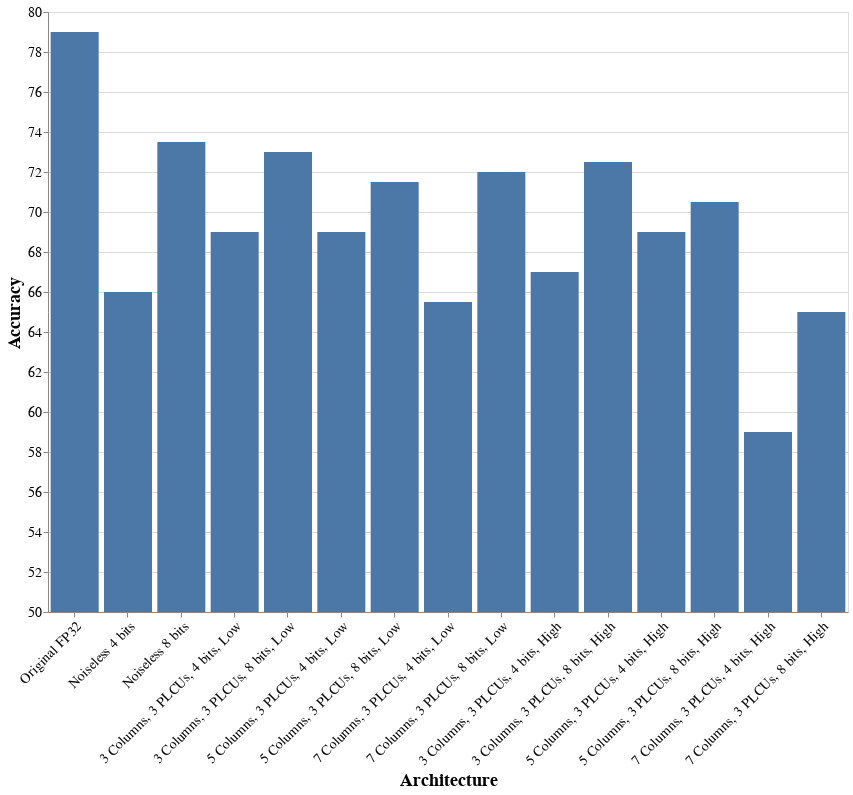
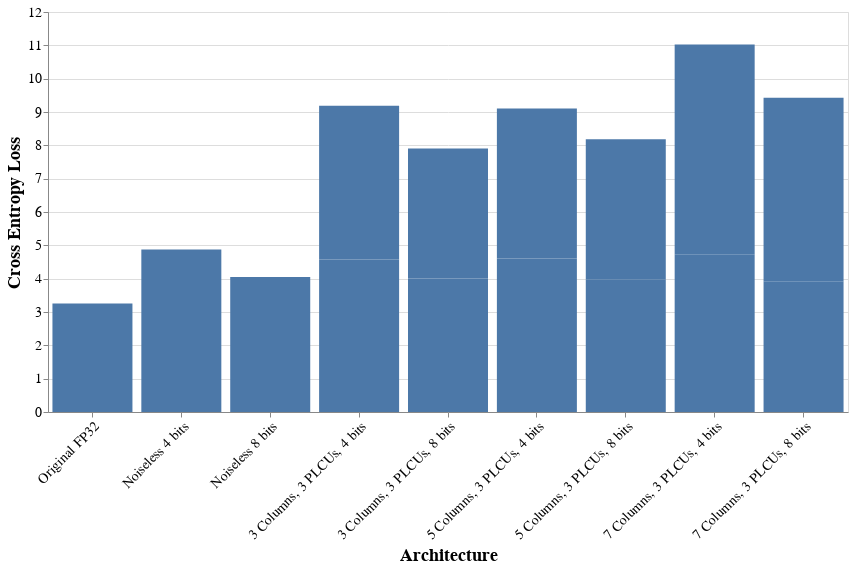

Notebook code cell kept with these figures, in order:
### Code cell
# Make the following plots:
# 1. Energy vs Architecture
# 2. Efficiency vs Architecture
# 3. Density vs Architecture
# 4. Accuracy vs Architecture (include with sensitivity)
# 5. Cross Entropy Loss vs Architecture (include with sensitivity)

bar_width = 0.5
tick_font_size = 14
title_font_size = 18
legend_font_size = 14
legend_title_font_size = 16


def plot_total_energies(total_energies):
    # Plot energy vs architecture
    chart = alt.Chart(total_energies).mark_bar(width={'band' : bar_width}).encode(
        x=alt.X("architecture:N", title="Architecture",),
        y=alt.Y("energy:Q", title="Energy (pJ/MAC)",),
        color=alt.Color("name:N", title="Component"),
        tooltip=["name:N", "energy:Q"]
    ).properties(
        width=500,
        height=300,
    ).configure_legend(
        labelFontSize=legend_font_size,
        titleFontSize=legend_title_font_size,
    ).configure_axis(
        labelFontSize=tick_font_size,
        titleFontSize=title_font_size,
    ).configure_axisX(
        labelAngle=-45,
    )
    chart.save("FinalResults/total_energies.png")
    return chart

def plot_efficiencies(efficiencies):
    # Plot efficiency vs architecture
    chart = alt.Chart(efficiencies).mark_bar().encode(
        x=alt.X("architecture:N", title="Architecture"),
        y=alt.Y("efficiency:Q", title="Efficiency (TOPS/Watt)"),
        tooltip=["architecture:N", "efficiency:Q"]
    ).properties(
        width=500,
        height=300,
    ).configure_legend(
        labelFontSize=legend_font_size,
        titleFontSize=legend_title_font_size,
    ).configure_axis(
        labelFontSize=tick_font_size,
        titleFontSize=title_font_size,
    ).configure_axisX(
        labelAngle=-45,
    )
    chart.save("FinalResults/energie_efficiencies.png")
    return chart


def plot_densities(densities):
    # Plot density vs architecture
    chart = alt.Chart(densities).mark_bar().encode(
        x=alt.X("architecture:N", title="Architecture"),
        y=alt.Y("density:Q", title="Density (TOPS/mm^2)"),
        tooltip=["architecture:N", "density:Q"]
    ).properties(
        width=500,
        height=300,
    ).configure_legend(
        labelFontSize=legend_font_size,
        titleFontSize=legend_title_font_size,
    ).configure_axis(
        labelFontSize=tick_font_size,
        titleFontSize=title_font_size,
    ).configure_axisX(
        labelAngle=-45,
    )
    chart.save("FinalResults/compute_densities.png")
    return chart


def plot_accuracies(inference_results, with_sensitivity=True):
    # Plot accuracy vs architecture
    chart = alt.Chart(inference_results).mark_bar(clip=True).encode(
        x=alt.X(
            "full_architecture:N", title="Architecture",
            sort=alt.SortField(field="ordering", order="ascending"),
        ),
        y=alt.Y("accuracy:Q", title="Accuracy", scale=alt.Scale(domain=[50, 80])),
        # color=alt.Color("architecture_type:N", title="Architecture Type"),
        # tooltip=["full_architecture:N", "accuracy:Q"]
    ).properties(
        width=800,
        height=600,
    ).configure_legend(
        labelFontSize=legend_font_size,
        titleFontSize=legend_title_font_size,
    ).configure_axis(
        labelFontSize=tick_font_size,
        titleFontSize=title_font_size,
        labelLimit=0,
    ).configure_axisX(
        labelAngle=-45,
    )
    chart.save("FinalResults/accuracies.png")
    return chart


def plot_cross_entropy_losses(inference_results):
    # Plot cross entropy loss vs architecture
    chart = alt.Chart(inference_results).mark_bar().encode(
        x=alt.X("architecture:N", title="Architecture", sort=alt.SortField(field="ordering", order="ascending")),
        y=alt.Y("cross_entropy_loss:Q", title="Cross Entropy Loss"),
        tooltip=["full_architecture:N", "cross_entropy_loss:Q"]
    ).properties(
        width=800,
        height=400,
    ).configure_legend(
        labelFontSize=legend_font_size,
        titleFontSize=legend_title_font_size,
    ).configure_axis(
        labelFontSize=tick_font_size,
        titleFontSize=title_font_size,
        labelLimit=0,
    ).configure_axisX(
        labelAngle=-45,
    )
    chart.save("FinalResults/cross_entropy_losses.png")
    return chart


# plot_total_energies(total_energies).display()
# plot_efficiencies(efficiencies).display()
# plot_densities(densities).display()
plot_accuracies(inference_results).display()
plot_cross_entropy_losses(inference_results).display()

### Figure 1 — Vega-Lite specification as saved in the notebook (floating-point values rounded to 4 significant figures)
{"config": {"view": {"continuousWidth": 300, "continuousHeight": 300}, "axis": {"labelFontSize": 14, "labelLimit": 0, "titleFontSize": 18}, "axisX": {"labelAngle": -45}, "legend": {"labelFontSize": 14, "titleFontSize": 16}}, "data": {"name": "data-a0771e0418e5c3362c0f5e6e3fa24dbe"}, "mark": {"type": "bar", "clip": true}, "encoding": {"x": {"field": "full_architecture", "sort": {"field": "ordering", "order": "ascending"}, "title": "Architecture", "type": "nominal"}, "y": {"field": "accuracy", "scale": {"domain": [50, 80]}, "title": "Accuracy", "type": "quantitative"}}, "height": 600, "width": 800, "$schema": "https://vega.github.io/schema/vega-lite/v5.20.1.json", "datasets": {"data-a0771e0418e5c3362c0f5e6e3fa24dbe": [{"architecture": "Original FP32", "full_architecture": "Original FP32", "accuracy": 79.0, "cross_entropy_loss": 3.257, "ordering": 0, "architecture_type": "Noiseless"}, {"architecture": "Noiseless 4 bits", "full_architecture": "Noiseless 4 bits", "accuracy": 66.0, "cross_entropy_loss": 4.877, "ordering": 1, "architecture_type": "Noiseless"}, {"architecture": "Noiseless 8 bits", "full_architecture": "Noiseless 8 bits", "accuracy": 73.5, "cross_entropy_loss": 4.052, "ordering": 2, "architecture_type": "Noiseless"}, {"architecture": "3 Columns, 3 PLCUs, 4 bits", "full_architecture": "3 Columns, 3 PLCUs, 4 bits, Low", "accuracy": 69.0, "cross_entropy_loss": 4.578, "ordering": 3, "architecture_type": "Low Sensitivity"}, {"architecture": "3 Columns, 3 PLCUs, 8 bits", "full_architecture": "3 Columns, 3 PLCUs, 8 bits, Low", "accuracy": 73.0, "cross_entropy_loss": 4.003, "ordering": 4, "architecture_type": "Low Sensitivity"}, {"architecture": "5 Columns, 3 PLCUs, 4 bits", "full_architecture": "5 Columns, 3 PLCUs, 4 bits, Low", "accuracy": 69.0, "cross_entropy_loss": 4.608, "ordering": 5, "architecture_type": "Low Sensitivity"}, {"architecture": "5 Columns, 3 PLCUs, 8 bits", "full_architecture": "5 Columns, 3 PLCUs, 8 bits, Low", "accuracy": 71.5, "cross_entropy_loss": 3.967, "ordering": 6, "architecture_type": "Low Sensitivity"}, {"architecture": "7 Columns, 3 PLCUs, 4 bits", "full_architecture": "7 Columns, 3 PLCUs, 4 bits, Low", "accuracy": 65.5, "cross_entropy_loss": 4.729, "ordering": 7, "architecture_type": "Low Sensitivity"}, {"architecture": "7 Columns, 3 PLCUs, 8 bits", "full_architecture": "7 Columns, 3 PLCUs, 8 bits, Low", "accuracy": 72.0, "cross_entropy_loss": 3.925, "ordering": 8, "architecture_type": "Low Sensitivity"}, {"architecture": "3 Columns, 3 PLCUs, 4 bits", "full_architecture": "3 Columns, 3 PLCUs, 4 bits, High", "accuracy": 67.0, "cross_entropy_loss": 4.608, "ordering": 9, "architecture_type": "High Sensitivity"}, {"architecture": "3 Columns, 3 PLCUs, 8 bits", "full_architecture": "3 Columns, 3 PLCUs, 8 bits, High", "accuracy": 72.5, "cross_entropy_loss": 3.906, "ordering": 10, "architecture_type": "High Sensitivity"}, {"architecture": "5 Columns, 3 PLCUs, 4 bits", "full_architecture": "5 Columns, 3 PLCUs, 4 bits, High", "accuracy": 69.0, "cross_entropy_loss": 4.494, "ordering": 11, "architecture_type": "High Sensitivity"}, {"architecture": "5 Columns, 3 PLCUs, 8 bits", "full_architecture": "5 Columns, 3 PLCUs, 8 bits, High", "accuracy": 70.5, "cross_entropy_loss": 4.219, "ordering": 12, "architecture_type": "High Sensitivity"}, {"architecture": "7 Columns, 3 PLCUs, 4 bits", "full_architecture": "7 Columns, 3 PLCUs, 4 bits, High", "accuracy": 59.0, "cross_entropy_loss": 6.299, "ordering": 13, "architecture_type": "High Sensitivity"}, {"architecture": "7 Columns, 3 PLCUs, 8 bits", "full_architecture": "7 Columns, 3 PLCUs, 8 bits, High", "accuracy": 65.0, "cross_entropy_loss": 5.506, "ordering": 14, "architecture_type": "High Sensitivity"}]}}

### Figure 2 — Vega-Lite specification as saved in the notebook (floating-point values rounded to 4 significant figures)
{"config": {"view": {"continuousWidth": 300, "continuousHeight": 300}, "axis": {"labelFontSize": 14, "labelLimit": 0, "titleFontSize": 18}, "axisX": {"labelAngle": -45}, "legend": {"labelFontSize": 14, "titleFontSize": 16}}, "data": {"name": "data-a0771e0418e5c3362c0f5e6e3fa24dbe"}, "mark": {"type": "bar"}, "encoding": {"tooltip": [{"field": "full_architecture", "type": "nominal"}, {"field": "cross_entropy_loss", "type": "quantitative"}], "x": {"field": "architecture", "sort": {"field": "ordering", "order": "ascending"}, "title": "Architecture", "type": "nominal"}, "y": {"field": "cross_entropy_loss", "title": "Cross Entropy Loss", "type": "quantitative"}}, "height": 400, "width": 800, "$schema": "https://vega.github.io/schema/vega-lite/v5.20.1.json", "datasets": {"data-a0771e0418e5c3362c0f5e6e3fa24dbe": [{"architecture": "Original FP32", "full_architecture": "Original FP32", "accuracy": 79.0, "cross_entropy_loss": 3.257, "ordering": 0, "architecture_type": "Noiseless"}, {"architecture": "Noiseless 4 bits", "full_architecture": "Noiseless 4 bits", "accuracy": 66.0, "cross_entropy_loss": 4.877, "ordering": 1, "architecture_type": "Noiseless"}, {"architecture": "Noiseless 8 bits", "full_architecture": "Noiseless 8 bits", "accuracy": 73.5, "cross_entropy_loss": 4.052, "ordering": 2, "architecture_type": "Noiseless"}, {"architecture": "3 Columns, 3 PLCUs, 4 bits", "full_architecture": "3 Columns, 3 PLCUs, 4 bits, Low", "accuracy": 69.0, "cross_entropy_loss": 4.578, "ordering": 3, "architecture_type": "Low Sensitivity"}, {"architecture": "3 Columns, 3 PLCUs, 8 bits", "full_architecture": "3 Columns, 3 PLCUs, 8 bits, Low", "accuracy": 73.0, "cross_entropy_loss": 4.003, "ordering": 4, "architecture_type": "Low Sensitivity"}, {"architecture": "5 Columns, 3 PLCUs, 4 bits", "full_architecture": "5 Columns, 3 PLCUs, 4 bits, Low", "accuracy": 69.0, "cross_entropy_loss": 4.608, "ordering": 5, "architecture_type": "Low Sensitivity"}, {"architecture": "5 Columns, 3 PLCUs, 8 bits", "full_architecture": "5 Columns, 3 PLCUs, 8 bits, Low", "accuracy": 71.5, "cross_entropy_loss": 3.967, "ordering": 6, "architecture_type": "Low Sensitivity"}, {"architecture": "7 Columns, 3 PLCUs, 4 bits", "full_architecture": "7 Columns, 3 PLCUs, 4 bits, Low", "accuracy": 65.5, "cross_entropy_loss": 4.729, "ordering": 7, "architecture_type": "Low Sensitivity"}, {"architecture": "7 Columns, 3 PLCUs, 8 bits", "full_architecture": "7 Columns, 3 PLCUs, 8 bits, Low", "accuracy": 72.0, "cross_entropy_loss": 3.925, "ordering": 8, "architecture_type": "Low Sensitivity"}, {"architecture": "3 Columns, 3 PLCUs, 4 bits", "full_architecture": "3 Columns, 3 PLCUs, 4 bits, High", "accuracy": 67.0, "cross_entropy_loss": 4.608, "ordering": 9, "architecture_type": "High Sensitivity"}, {"architecture": "3 Columns, 3 PLCUs, 8 bits", "full_architecture": "3 Columns, 3 PLCUs, 8 bits, High", "accuracy": 72.5, "cross_entropy_loss": 3.906, "ordering": 10, "architecture_type": "High Sensitivity"}, {"architecture": "5 Columns, 3 PLCUs, 4 bits", "full_architecture": "5 Columns, 3 PLCUs, 4 bits, High", "accuracy": 69.0, "cross_entropy_loss": 4.494, "ordering": 11, "architecture_type": "High Sensitivity"}, {"architecture": "5 Columns, 3 PLCUs, 8 bits", "full_architecture": "5 Columns, 3 PLCUs, 8 bits, High", "accuracy": 70.5, "cross_entropy_loss": 4.219, "ordering": 12, "architecture_type": "High Sensitivity"}, {"architecture": "7 Columns, 3 PLCUs, 4 bits", "full_architecture": "7 Columns, 3 PLCUs, 4 bits, High", "accuracy": 59.0, "cross_entropy_loss": 6.299, "ordering": 13, "architecture_type": "High Sensitivity"}, {"architecture": "7 Columns, 3 PLCUs, 8 bits", "full_architecture": "7 Columns, 3 PLCUs, 8 bits, High", "accuracy": 65.0, "cross_entropy_loss": 5.506, "ordering": 14, "architecture_type": "High Sensitivity"}]}}
